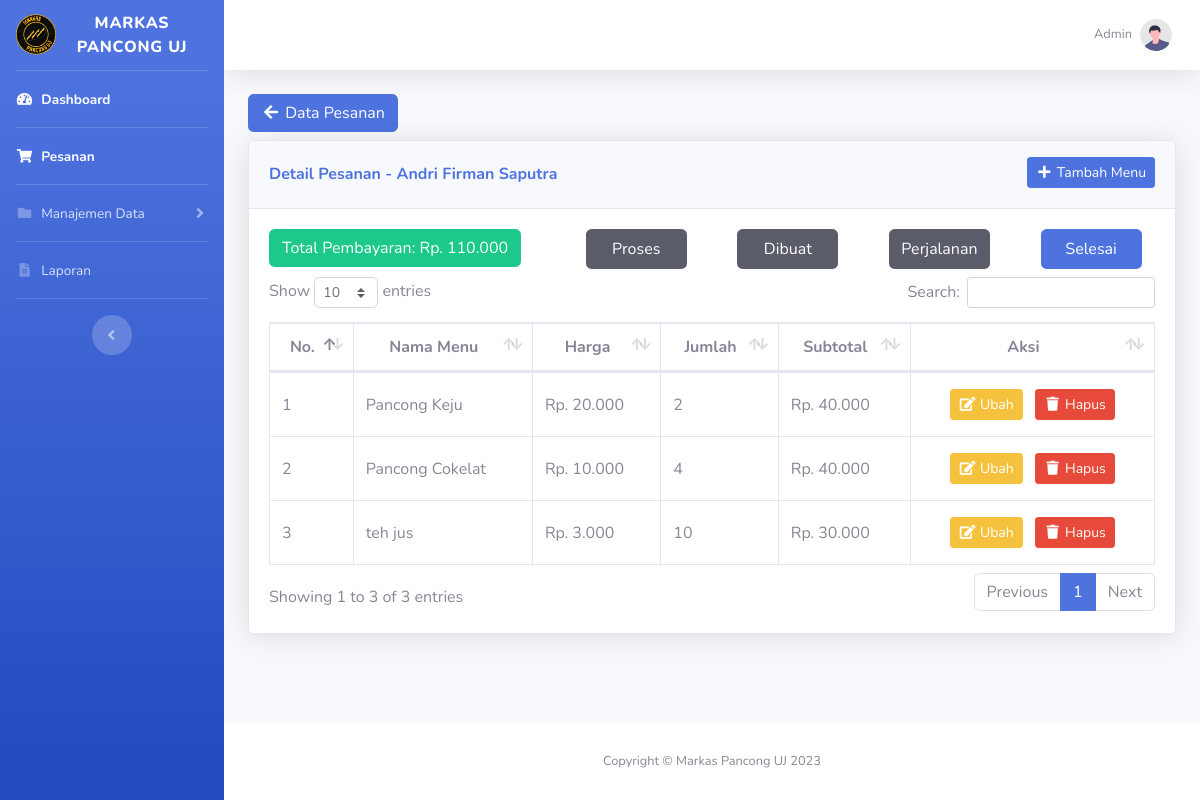
The app's page /detail_pesanan.php?kode_pesanan=3 (signed in) with its own data.
### tables this page shows
CREATE TABLE `user` (
  `id_user` int(11) NOT NULL,
  `username` varchar(10) NOT NULL,
  `password` varchar(255) NOT NULL,
  `nama_lengkap` varchar(50) NOT NULL
);

CREATE TABLE `pesanan` (
  `kode_pesanan` int(11) NOT NULL,
  `nama_pemesan` varchar(50) NOT NULL,
  `no_telp_pemesan` varchar(20) NOT NULL,
  `alamat_pemesan` text NOT NULL,
  `tanggal_pesanan` datetime NOT NULL,
  `total_pembayaran` int(11) DEFAULT NULL,
  `status_pesanan` enum('proses','dibuat','perjalanan','selesai') NOT NULL DEFAULT 'proses',
  `id_user` int(11) DEFAULT NULL
);

CREATE TABLE `detail_pesanan` (
  `id_detail_pesanan` int(11) NOT NULL,
  `id_menu` int(11) NOT NULL,
  `jumlah` int(11) NOT NULL,
  `subtotal` int(11) NOT NULL,
  `kode_pesanan` int(11) DEFAULT NULL
);

CREATE TABLE `menu` (
  `id_menu` int(11) NOT NULL,
  `nama_menu` varchar(50) NOT NULL,
  `harga_menu` int(11) NOT NULL,
  `jenis_menu` enum('makanan','minuman') NOT NULL,
  `foto_menu` text NOT NULL
);

### detail_pesanan.php (the view, shortened to what this page needs)
<?php
    require_once 'koneksi.php';
    $id_user = $_SESSION['id_user'];
    if (!$dataUser = mysqli_fetch_assoc(mysqli_query($koneksi, "SELECT * FROM user WHERE id_user = '$id_user'"))) {
        header("Location: logout.php");
        exit;
    }
    $kode_pesanan = $_GET['kode_pesanan'];
    $dataPesanan = mysqli_fetch_assoc(mysqli_query($koneksi, "SELECT * FROM pesanan WHERE kode_pesanan = '$kode_pesanan'"));
    $detail_pesanan = mysqli_query($koneksi, "SELECT * FROM detail_pesanan INNER JOIN menu ON detail_pesanan.id_menu = menu.id_menu INNER JOIN pesanan ON detail_pesanan.kode_pesanan = pesanan.kode_pesanan WHERE detail_pesanan.kode_pesanan = '$kode_pesanan'");
?>
<!DOCTYPE html>
<html lang="en">
<head>
    <?php include 'head.php'; ?>
</head>
<body id="page-top">
    <div id="wrapper">
        <?php include 'sidebar.php'; ?>
        <div id="content-wrapper" class="d-flex flex-column">
            <div id="content">
                <?php include 'topbar.php'; ?>
                <div class="container-fluid">
                    <div class="row my-2">
                        <div class="col">
                            <a href="pesanan.php" class="btn btn-primary"><i class="fas fa-fw fa-arrow-left"></i> Data Pesanan</a>
                        </div>
                    </div>
                    <div class="align-items-center justify-content-between mb-4">
                        <div class="card shadow mb-4">
                            <div class="card-header py-3">
                                <div class="row">
                                    <div class="col head-left">
                                        <h6 class="mt-2 font-weight-bold text-primary">Detail Pesanan - <?= $dataPesanan['nama_pemesan']; ?></h6>
                                    </div>
                                    <div class="col head-right">
                                        <button type="button" class="btn btn-sm btn-primary"  data-toggle="modal" data-target="#tambahDetailPesananModal"><i class="fas fa-fw fa-plus"></i> Tambah Menu</button>
                                    </div>
                                </div>
                            </div>
                            <div class="card-body">
                                <div class="row">
                                    <div class="col-4">
                                        <h5 class="btn btn-success">Total Pembayaran: Rp. <?= str_replace(",", ".", number_format($dataPesanan['total_pembayaran'])); ?></h5>
                                    </div>
                                    <div class="col">
                                        <div class="row mb-2">
                                            <?php
                                                $status = $dataPesanan['status_pesanan'];
                                                switch ($status) {
                                                    case 'selesai':
                                                        $prosesClass = 'bg-dark';
                                                        $dibuatClass = 'bg-dark';
                                                        $perjalananClass = 'bg-dark';
                                                        $selesaiClass = 'bg-primary';
                                                        break;
                                                }
                                            ?>
                                            <a href="ubah_status.php?kode_pesanan=<?= $kode_pesanan; ?>&status=proses" onclick="return confirm('Apakah Anda yakin ingin mengubah status menjadi proses?')" class="col-2 text-center text-decoration-none text-white rounded p-2 m-auto <?php echo $prosesClass; ?>">Proses</a>
                                            <a href="ubah_status.php?kode_pesanan=<?= $kode_pesanan; ?>&status=dibuat" onclick="return confirm('Apakah Anda yakin ingin mengubah status menjadi dibuat?')" class="col-2 text-center text-decoration-none text-white rounded p-2 m-auto <?php echo $dibuatClass; ?>">Dibuat</a>
                                            <a href="ubah_status.php?kode_pesanan=<?= $kode_pesanan; ?>&status=perjalanan" onclick="return confirm('Apakah Anda yakin ingin mengubah status menjadi perjalanan?')" class="col-2 text-center text-decoration-none text-white rounded p-2 m-auto <?php echo $perjalananClass; ?>">Perjalanan</a>
                                            <a href="ubah_status.php?kode_pesanan=<?= $kode_pesanan; ?>&status=selesai" onclick="return confirm('Apakah Anda yakin ingin mengubah status menjadi selesai?')" class="col-2 text-center text-decoration-none text-white rounded p-2 m-auto <?php echo $selesaiClass; ?>">Selesai</a>
                                        </div>
                                    </div>
                                </div>
                                <div class="table-responsive">
                                    <table class="table table-bordered" id="dataTable" cellspacing="0">
                                        <thead>
                                            <tr class="text-center">
                                                <th>No.</th>
                                                <th>Nama Menu</th>
                                                <th>Harga</th>
                                                <th>Jumlah</th>
                                                <th>Subtotal</th>
                                                <th>Aksi</th>
                                            </tr>
                                        </thead>
                                        <tbody>
                                            <?php $i = 1; ?>
                                            <?php foreach ($detail_pesanan as $dp): ?>
                                                <tr>
                                                    <td class="align-middle"><?= $i++; ?></td>
                                                    <td class="align-middle"><?= $dp['nama_menu']; ?></td>
                                                    <td class="align-middle">Rp. <?= str_replace(",", ".", number_format($dp['harga_menu'])); ?></td>
                                                    <td class="align-middle"><?= $dp['jumlah']; ?></td>
                                                    <td class="align-middle">Rp. <?= str_replace(",", ".", number_format($dp['subtotal'])); ?></td>
                                                    <td class="text-center align-middle">
                                                        <a class="btn btn-sm btn-warning text-white m-1" data-toggle="modal" data-target="#ubahDetailPesananModal<?= $dp['id_detail_pesanan']; ?>"><i class="fas fa-fw fa-edit"></i> Ubah</a>
                                                        <a class="btn btn-sm btn-danger text-white m-1" href="hapus_detail_pesanan.php?id_detail_pesanan=<?= $dp['id_detail_pesanan']; ?>&kode_pesanan=<?= $kode_pesanan; ?>" onclick="return confirm('Apakah Anda yakin ingin menghapus menu pesanan <?= $dp['nama_menu']; ?>?')"><i class="fas fa-fw fa-trash"></i> Hapus</a>
                                                    </td>
                                                </tr>
                                            <?php endforeach ?>
                                        </tbody>
                                    </table>
                                </div>
                            </div>
                        </div>
                    </div>
                </div>
            </div>
            <?php include 'footer.php'; ?>
        </div>
    </div>
</body>
</html>

### topbar.php (shortened to what this page needs)
<nav class="navbar navbar-expand navbar-light bg-white topbar mb-4 static-top shadow">
    <ul class="navbar-nav ml-auto">
        <li class="nav-item dropdown no-arrow">
            <a class="nav-link dropdown-toggle" href="#" id="userDropdown" role="button"
                data-toggle="dropdown" aria-haspopup="true" aria-expanded="false">
                <span class="mr-2 d-none d-lg-inline text-gray-600 small"><?= $dataUser['nama_lengkap']; ?></span>
                <img class="img-profile rounded-circle"
                    src="img/undraw_profile.svg">
            </a>
        </li>
    </ul>
</nav>

### css/style.css (style rules this page uses)
html { scroll-behavior: smooth; }
.head-left { text-align: left; }
.head-right { text-align: right; }

### records on screen
user: nama_lengkap "Admin"
pesanan: nama_pemesan "Andri Firman Saputra", total_pembayaran "110.000"
detail_pesanan: id_menu.nama_menu "Pancong Keju", id_menu.harga_menu "20.000", jumlah "2", subtotal "40.000"
detail_pesanan: id_menu.nama_menu "Pancong Cokelat", id_menu.harga_menu "10.000", jumlah "4", subtotal "40.000"
detail_pesanan: id_menu.nama_menu "teh jus", id_menu.harga_menu "3.000", jumlah "10", subtotal "30.000"
